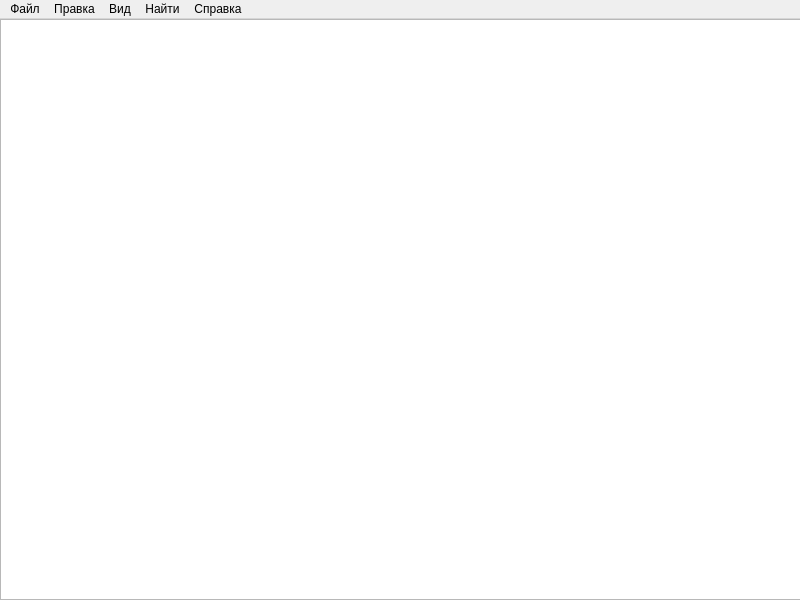
<?xml version="1.0" encoding="UTF-8"?>
<ui version="4.0">
 <class>TextEditor</class>
 <widget class="QMainWindow" name="TextEditor">
  <property name="geometry">
   <rect>
    <x>0</x>
    <y>0</y>
    <width>800</width>
    <height>600</height>
   </rect>
  </property>
  <property name="windowTitle">
   <string>TextEditor</string>
  </property>
  <widget class="QWidget" name="centralwidget">
   <widget class="QTextEdit" name="EditorField">
    <property name="geometry">
     <rect>
      <x>0</x>
      <y>0</y>
      <width>801</width>
      <height>581</height>
     </rect>
    </property>
    <property name="inputMethodHints">
     <set>Qt::ImhMultiLine</set>
    </property>
    <property name="acceptRichText">
     <bool>false</bool>
    </property>
   </widget>
  </widget>
  <widget class="QMenuBar" name="menubar">
   <property name="geometry">
    <rect>
     <x>0</x>
     <y>0</y>
     <width>800</width>
     <height>21</height>
    </rect>
   </property>
   <widget class="QMenu" name="fileMenu">
    <property name="title">
     <string>Файл</string>
    </property>
    <addaction name="newFileAction"/>
    <addaction name="openFileAction"/>
    <addaction name="saveFileAction"/>
    <addaction name="saveFileAsAction"/>
    <addaction name="printFileAction"/>
    <addaction name="exitProgramAction"/>
   </widget>
   <widget class="QMenu" name="editMenu">
    <property name="title">
     <string>Правка</string>
    </property>
    <addaction name="cancelAction"/>
    <addaction name="repeatAction"/>
    <addaction name="copySelectedAction"/>
    <addaction name="pasteClipboardAction"/>
    <addaction name="cutSelectedAction"/>
    <addaction name="deleteSelectedAction"/>
    <addaction name="insertDateAction"/>
   </widget>
   <widget class="QMenu" name="findMenu">
    <property name="title">
     <string>Найти</string>
    </property>
    <addaction name="findStringAction"/>
    <addaction name="gotoLineAction"/>
    <addaction name="replaceStringAction"/>
   </widget>
   <widget class="QMenu" name="infoMenu">
    <property name="title">
     <string>Справка</string>
    </property>
    <addaction name="infoAction"/>
   </widget>
   <widget class="QMenu" name="menu">
    <property name="title">
     <string>Вид</string>
    </property>
    <addaction name="editFontAction"/>
   </widget>
   <addaction name="fileMenu"/>
   <addaction name="editMenu"/>
   <addaction name="menu"/>
   <addaction name="findMenu"/>
   <addaction name="infoMenu"/>
  </widget>
  <action name="newFileAction">
   <property name="text">
    <string>Новый файл</string>
   </property>
  </action>
  <action name="openFileAction">
   <property name="text">
    <string>Открыть файл</string>
   </property>
  </action>
  <action name="saveFileAction">
   <property name="text">
    <string>Сохранить</string>
   </property>
  </action>
  <action name="saveFileAsAction">
   <property name="text">
    <string>Сохранить как</string>
   </property>
  </action>
  <action name="printFileAction">
   <property name="text">
    <string>Печать</string>
   </property>
  </action>
  <action name="exitProgramAction">
   <property name="text">
    <string>Выход</string>
   </property>
  </action>
  <action name="cancelAction">
   <property name="text">
    <string>Отменить</string>
   </property>
  </action>
  <action name="copySelectedAction">
   <property name="text">
    <string>Копировать</string>
   </property>
  </action>
  <action name="pasteClipboardAction">
   <property name="text">
    <string>Вставить</string>
   </property>
  </action>
  <action name="repeatAction">
   <property name="text">
    <string>Повторить</string>
   </property>
  </action>
  <action name="cutSelectedAction">
   <property name="text">
    <string>Вырезать</string>
   </property>
  </action>
  <action name="deleteSelectedAction">
   <property name="text">
    <string>Удалить</string>
   </property>
  </action>
  <action name="insertDateAction">
   <property name="text">
    <string>Вставить дату</string>
   </property>
  </action>
  <action name="editFontAction">
   <property name="text">
    <string>Шрифт</string>
   </property>
  </action>
  <action name="findStringAction">
   <property name="text">
    <string>Поиск</string>
   </property>
  </action>
  <action name="gotoLineAction">
   <property name="text">
    <string>Перейти к строке</string>
   </property>
  </action>
  <action name="replaceStringAction">
   <property name="text">
    <string>Заменить</string>
   </property>
  </action>
  <action name="infoAction">
   <property name="text">
    <string>О программе</string>
   </property>
  </action>
 </widget>
 <resources/>
 <connections/>
</ui>
